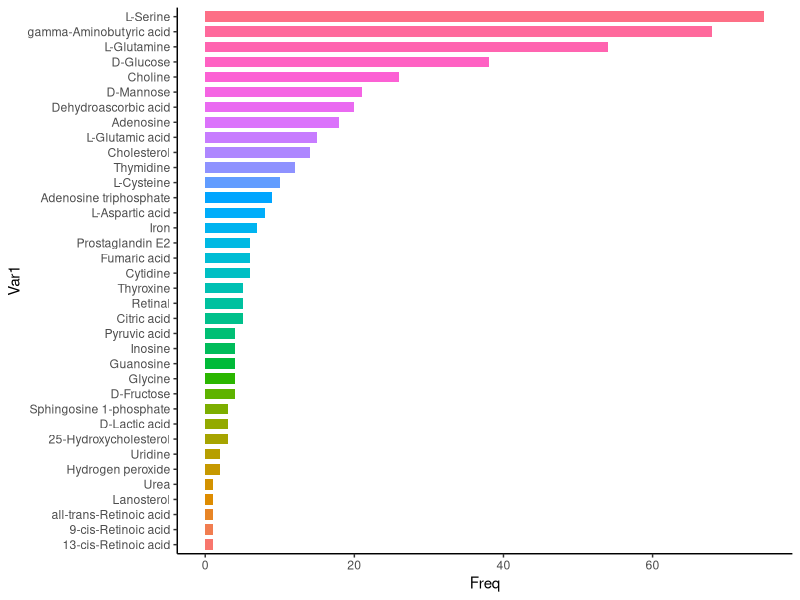

This chart was generated by the following R code:
# MEBOCOST metabolite connectivity between cells

library(ggplot2) # version 3.4.2

commu_df = read.csv(file = './darmanis_MEBOCOST_output/commu_df.csv',
                    header = T, quote = '')

commu_df = commu_df[commu_df$permutation_test_fdr < 0.05, ]

metab_connectivity = as.data.frame(table(commu_df$Metabolite_Name))

metab_connectivity = metab_connectivity[order(metab_connectivity$Freq,
                                              decreasing = F),]
metab_connectivity$Var1 = factor(metab_connectivity$Var1, 
                                 levels = metab_connectivity$Var1)

p = ggplot(metab_connectivity, aes(x = Var1, y = Freq, fill = Var1))+
  geom_bar(width = 0.7, stat = "identity")+
  coord_flip() +
  theme_classic() +
  theme(legend.position="none") 

ggsave(filename = 'MEBOCOST_sig_metabolite_connectivity.pdf', plot = p, 
       device = 'pdf', height = 5, width = 4, units = 'in')

